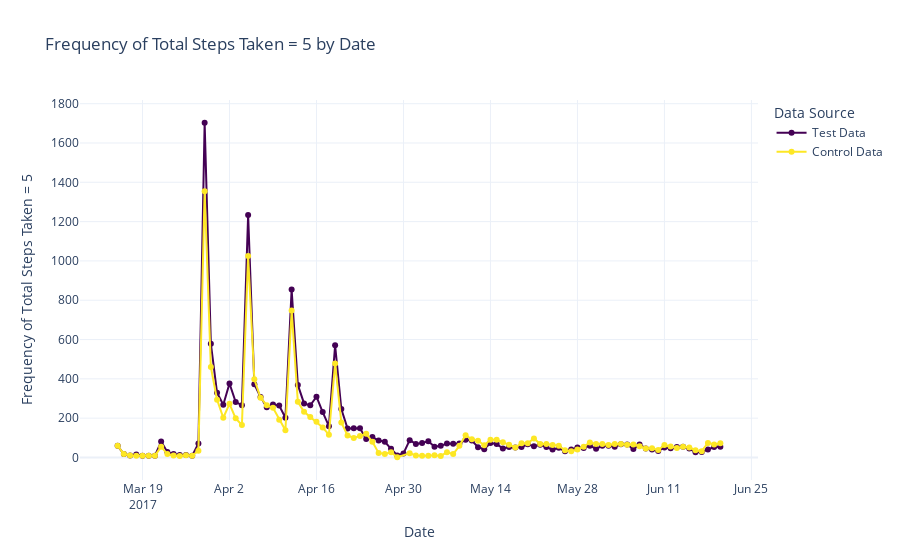

The notebook cell saved with this chart:
### Code cell
# Convert 'date' columns to datetime
df_test_final['date'] = pd.to_datetime(df_test_final['date'])
df_control_final['date'] = pd.to_datetime(df_control_final['date'])

# Filter data where total_navigations is 5
filtered_test_df = df_test_final[df_test_final['navigations_bt_start_last'] == 5]
filtered_control_df = df_control_final[df_control_final['navigations_bt_start_last'] == 5]

# Count occurrences of total_navigations = 5 by date for test data
counts_test = filtered_test_df.groupby(filtered_test_df['date'].dt.date).size()

# Count occurrences of total_navigations = 5 by date for control data
counts_control = filtered_control_df.groupby(filtered_control_df['date'].dt.date).size()

# Define viridis-like colors for the variations
colors = {
    'Test': 'rgb(68, 1, 84)',       # Purple
    'Control': 'rgb(253, 231, 37)'  # Yellow
}

# Create a line+scatter plot
fig = go.Figure()

# Line+scatter for test data
fig.add_trace(go.Scatter(
    x=counts_test.index,
    y=counts_test.values,
    mode='lines+markers',
    name='Test Data',
    line=dict(shape='linear', color=colors['Test'])
))

# Line+scatter for control data
fig.add_trace(go.Scatter(
    x=counts_control.index,
    y=counts_control.values,
    mode='lines+markers',
    name='Control Data',
    line=dict(shape='linear', color=colors['Control'])
))

# Update layout
fig.update_layout(
    title='Frequency of Total Steps Taken = 5 by Date',
    xaxis_title='Date',
    yaxis_title='Frequency of Total Steps Taken = 5',
    legend_title_text='Data Source',
    template='plotly_white'
)

# Show the plot
fig.show()

### Figure 1 — Plotly figure (JSON) as saved in the notebook; plotly's stock layout.template omitted (floating-point values rounded to 4 significant figures)
{"data": [{"line": {"color": "rgb(68, 1, 84)", "shape": "linear"}, "mode": "lines+markers", "name": "Test Data", "type": "scatter", "x": ["2017-03-15", "2017-03-16", "2017-03-17", "2017-03-18", "2017-03-19", "2017-03-20", "2017-03-21", "2017-03-22", "2017-03-23", "2017-03-24", "2017-03-25", "2017-03-26", "2017-03-27", "2017-03-28", "2017-03-29", "2017-03-30", "2017-03-31", "2017-04-01", "2017-04-02", "2017-04-03", "2017-04-04", "2017-04-05", "2017-04-06", "2017-04-07", "2017-04-08", "2017-04-09", "2017-04-10", "2017-04-11", "2017-04-12", "2017-04-13", "2017-04-14", "2017-04-15", "2017-04-16", "2017-04-17", "2017-04-18", "2017-04-19", "2017-04-20", "2017-04-21", "2017-04-22", "2017-04-23", "2017-04-24", "2017-04-25", "2017-04-26", "2017-04-27", "2017-04-28", "2017-04-29", "2017-04-30", "2017-05-01", "2017-05-02", "2017-05-03", "2017-05-04", "2017-05-05", "2017-05-06", "2017-05-07", "2017-05-08", "2017-05-09", "2017-05-10", "2017-05-11", "2017-05-12", "2017-05-13", "2017-05-14", "2017-05-15", "2017-05-16", "2017-05-17", "2017-05-18", "2017-05-19", "2017-05-20", "2017-05-21", "2017-05-22", "2017-05-23", "2017-05-24", "2017-05-25", "2017-05-26", "2017-05-27", "2017-05-28", "2017-05-29", "2017-05-30", "2017-05-31", "2017-06-01", "2017-06-02", "2017-06-03", "2017-06-04", "2017-06-05", "2017-06-06", "2017-06-07", "2017-06-08", "2017-06-09", "2017-06-10", "2017-06-11", "2017-06-12", "2017-06-13", "2017-06-14", "2017-06-15", "2017-06-16", "2017-06-17", "2017-06-18", "2017-06-19", "2017-06-20"], "y": [59, 17, 10, 15, 9, 9, 9, 81, 28, 17, 12, 13, 9, 71, 1703, 579, 329, 268, 376, 282, 266, 1233, 373, 308, 256, 269, 264, 202, 854, 369, 275, 265, 309, 231, 159, 571, 246, 147, 149, 148, 94, 104, 86, 80, 44, 10, 20, 88, 69, 73, 83, 55, 59, 71, 70, 71, 90, 86, 52, 42, 73, 68, 46, 53, 50, 53, 67, 57, 65, 53, 40, 49, 31, 40, 50, 48, 60, 44, 59, 59, 55, 67, 66, 43, 66, 46, 41, 33, 51, 47, 53, 54, 45, 26, 28, 40, 53, 55]}, {"line": {"color": "rgb(253, 231, 37)", "shape": "linear"}, "mode": "lines+markers", "name": "Control Data", "type": "scatter", "x": ["2017-03-15", "2017-03-16", "2017-03-17", "2017-03-18", "2017-03-19", "2017-03-20", "2017-03-21", "2017-03-22", "2017-03-23", "2017-03-24", "2017-03-25", "2017-03-26", "2017-03-27", "2017-03-28", "2017-03-29", "2017-03-30", "2017-03-31", "2017-04-01", "2017-04-02", "2017-04-03", "2017-04-04", "2017-04-05", "2017-04-06", "2017-04-07", "2017-04-08", "2017-04-09", "2017-04-10", "2017-04-11", "2017-04-12", "2017-04-13", "2017-04-14", "2017-04-15", "2017-04-16", "2017-04-17", "2017-04-18", "2017-04-19", "2017-04-20", "2017-04-21", "2017-04-22", "2017-04-23", "2017-04-24", "2017-04-25", "2017-04-26", "2017-04-27", "2017-04-28", "2017-04-29", "2017-05-01", "2017-05-02", "2017-05-03", "2017-05-04", "2017-05-05", "2017-05-06", "2017-05-07", "2017-05-08", "2017-05-09", "2017-05-10", "2017-05-11", "2017-05-12", "2017-05-13", "2017-05-14", "2017-05-15", "2017-05-16", "2017-05-17", "2017-05-18", "2017-05-19", "2017-05-20", "2017-05-21", "2017-05-22", "2017-05-23", "2017-05-24", "2017-05-25", "2017-05-26", "2017-05-27", "2017-05-28", "2017-05-29", "2017-05-30", "2017-05-31", "2017-06-01", "2017-06-02", "2017-06-03", "2017-06-04", "2017-06-05", "2017-06-06", "2017-06-07", "2017-06-08", "2017-06-09", "2017-06-10", "2017-06-11", "2017-06-12", "2017-06-13", "2017-06-14", "2017-06-15", "2017-06-16", "2017-06-17", "2017-06-18", "2017-06-19", "2017-06-20"], "y": [59, 18, 10, 9, 9, 8, 9, 55, 17, 10, 7, 11, 9, 34, 1355, 460, 294, 202, 273, 199, 165, 1025, 398, 304, 265, 253, 192, 138, 748, 283, 232, 206, 182, 152, 116, 478, 178, 112, 99, 109, 120, 80, 23, 18, 27, 1, 21, 10, 9, 9, 11, 7, 27, 17, 59, 113, 92, 85, 62, 90, 90, 77, 64, 51, 72, 72, 97, 69, 68, 63, 60, 36, 31, 40, 55, 76, 69, 69, 63, 69, 68, 64, 66, 57, 46, 47, 38, 63, 56, 48, 54, 50, 37, 32, 74, 66, 72]}], "layout": {"legend": {"title": {"text": "Data Source"}}, "title": {"text": "Frequency of Total Steps Taken = 5 by Date"}, "xaxis": {"title": {"text": "Date"}}, "yaxis": {"title": {"text": "Frequency of Total Steps Taken = 5"}}}}
